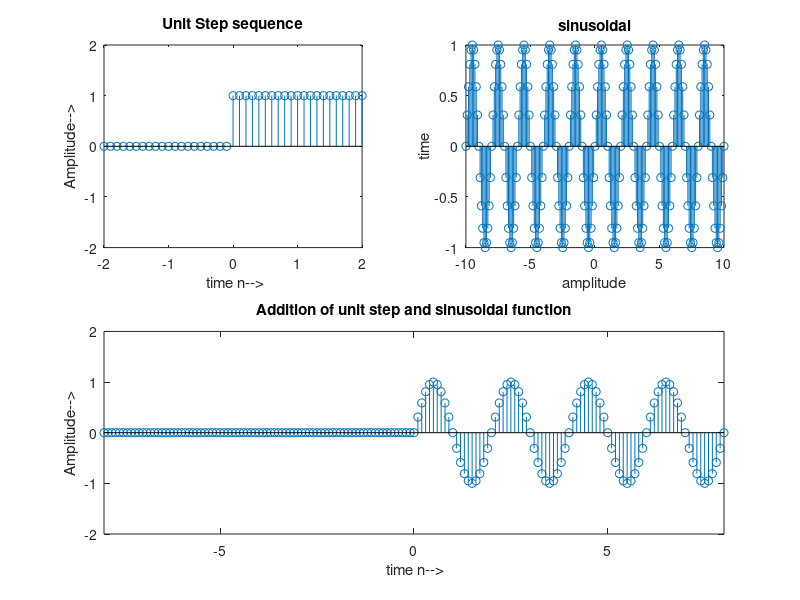

This figure's MATLAB source:
clear all;
clc;
t=-10:.1:10;

for i=1:length(t)
    if t(i)<0
        y(i)=0;
    else if t(i)>=0
         y(i) = 1;
        end
    end
end

subplot(2,2,1);
stem(t,y);
axis([-2 2 -2 2]);
xlabel(' time n-->');
ylabel('Amplitude-->');
title('Unit Step sequence');



s=sin(pi*t);
subplot(2,2,2);
stem(t,s);
xlabel('amplitude');
ylabel('time');
title('sinusoidal');


for i=1:length(y)
    add(i) = y(i) * s(i);
end



subplot(2,2,3:4);
stem(t,add);
axis([-8 8 -2 2]);
xlabel(' time n-->');
ylabel('Amplitude-->');
title('Addition of unit step and sinusoidal function');
